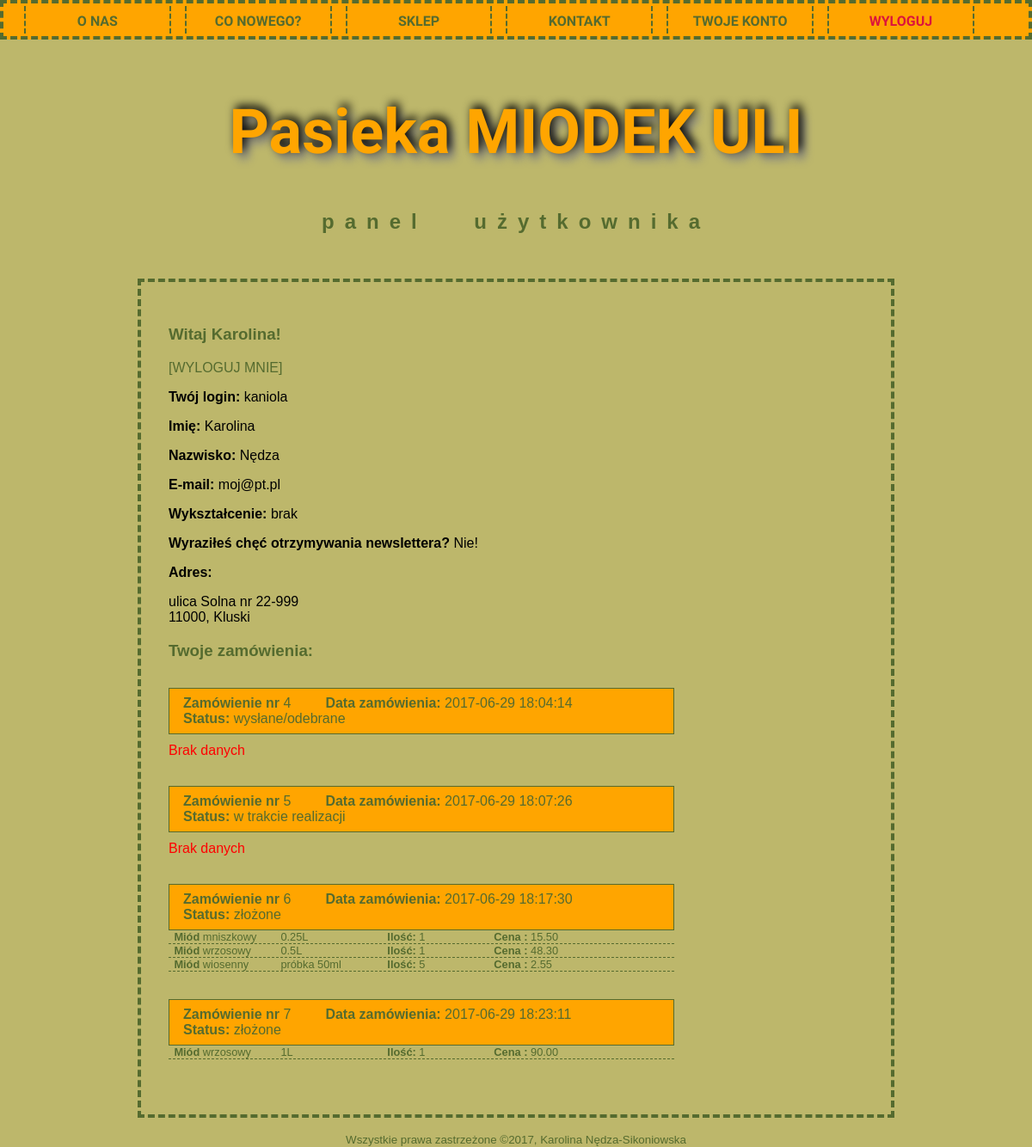
Page /user_start.php (signed in) on the committed database.
### tables this page shows
CREATE TABLE `zamowienie` (
  `id_zamowienie` int(11) NOT NULL,
  `klient` varchar(30) NOT NULL,
  `data_zamowienia` timestamp NOT NULL DEFAULT CURRENT_TIMESTAMP,
  `status` tinyint(4) NOT NULL,
  `ostatnia_aktualizacja` timestamp NOT NULL DEFAULT CURRENT_TIMESTAMP ON UPDATE CURRENT_TIMESTAMP,
  `adres_dostawy` smallint(5) UNSIGNED NOT NULL,
  `rodzaj_dostawy` tinyint(3) UNSIGNED NOT NULL
);

CREATE TABLE `status` (
  `id_status` smallint(6) NOT NULL,
  `nazwa` varchar(30) NOT NULL
);

CREATE TABLE `miody` (
  `id_miod` tinyint(4) NOT NULL,
  `nazwa_m` varchar(50) NOT NULL,
  `opis_m` text NOT NULL
);

CREATE TABLE `pojemnosc` (
  `id_poj` int(11) NOT NULL,
  `nazwa_poj` varchar(11) NOT NULL
);

CREATE TABLE `tresc_zamowienia` (
  `id_tz` int(11) NOT NULL,
  `towar` smallint(6) NOT NULL,
  `ilosc` smallint(6) NOT NULL,
  `id_zamowienia` int(11) NOT NULL,
  `cenajednostkowa` decimal(5,2) NOT NULL
);

### user_start.php (the view, shortened to what this page needs)
<?php
	require "funkcje_sklep.php";
?>
	<!DOCTYPE HTML>
<html lang="pl-PL">
<head>
	<link rel="stylesheet" href="styl1.css" type="text/css">
</head>
<body>
<div id="top"><nav>
	<div class="nav"><a href="index.php">o nas</a></div>
    <div class="nav"><a href="news.php">co nowego?</a></div>
    <div class="nav"><a href="sklep.php">sklep</a></div>
	<div class="nav"><a href="kontakt.php">kontakt</a></div>
    <?php
	if (isset($_SESSION['zalogowany'])&&$_SESSION['zalogowany']==true)
	{
		echo '<div class="nav"><a href="user_start.php">twoje konto</a></div>';
	}
	else
	{
		echo '<div class="nav"><a href="register.php">rejestracja</a></div>';
	}
	?>
	<?php
	if (isset($_SESSION['zalogowany'])&&$_SESSION['zalogowany']==true)
	{
		echo '<div class="nav"><a href="logout.php"><span style="color:crimson;">wyloguj</span></a></div>';
	}
	else
	{
		echo '<div class="nav"><a href="login.php"><span style="color:crimson;">zaloguj</span></a></div>';
	}
	?>
</nav></div>
 <div id="logo">
	<h1>Pasieka MIODEK ULI</h1>
	<h2>panel użytkownika</h2>
 </div>
 <div id="main">
	<div id="maincontent">
<?php
		echo "<h3>Witaj ".$_SESSION['imie']."!</h3>";
		echo '<div id="logout">[<a href="logout.php">WYLOGUJ MNIE</a>]</div>';
		echo "<p><strong>Twój login: </strong>".$_SESSION['login']."</p>";
		echo "<p><strong>Imię: </strong>".$_SESSION['imie']."</p>";
		echo "<p><strong>Nazwisko: </strong>".$_SESSION['nazwisko']."</p>";
		echo "<p><strong>E-mail: </strong>".$_SESSION['email']."</p>";
		echo "<p><strong>Wykształcenie: </strong>".$_SESSION['edu']."</p>";
		echo "<p><strong>Wyraziłeś chęć otrzymywania newslettera?  </strong>";
			if($_SESSION['zgoda_news']==0)
				echo "Nie!</p>";
			else if ($_SESSION['zgoda_news']==1)
				echo 'Tak :)'."</p>";
			else echo "wystąpił jakiś błąd</p>";
		echo "<p><strong>Adres: </strong></p>";
		echo "<p>ulica ".$_SESSION['ulica']." nr ".$_SESSION['nrdomu']."<br>".
				$_SESSION['kodpocztowy'].", ".$_SESSION['miejscowosc']."</p>";
		echo "<h3>Twoje zamówienia:</h3>";
		$zamowienia = zamowienia($_SESSION['login']);
		foreach($zamowienia as $row)
		{
			echo "<div class=\"zamowienie\">";
			echo "<div class =\"zam\"><strong>Zamówienie nr </strong>".$row['id_zamowienie']."</div>";
			echo "<div class =\"zam\"><strong>Data zamówienia:</strong> ".$row['data_zamowienia']."</div>";
			echo "<div class =\"zam\"><strong>Status:</strong> ".$row['nazwa']."</div>";
			echo "</div>";
			$szczegolyzamowienia = szczegolyzamowienia($row['id_zamowienie']);
			foreach($szczegolyzamowienia as $rekord)
			{
				echo "<div class=\"szczegoly\">";
				echo "<div class =\"s\"><strong>Miód </strong>".$rekord['nazwa_m']."</div>";
				echo "<div class =\"s\"> ".$rekord['nazwa_poj']."</div>";
				echo "<div class =\"s\"><strong>Ilość:</strong> ".$rekord['ilosc']."</div>";
				echo "<div class =\"s\"><strong>Cena :</strong> ".$rekord['cenajednostkowa']."</div>";
				echo "</div>";
			}
		}
?>
</div>
</div>
<footer>
	 <small>Wszystkie prawa zastrzeżone &copy;2017, <a href="mailto:karolcia999@gmail.com">Karolina Nędza-Sikoniowska</a></small>
</footer>
</body>
</html>
</body>
</html>

### funkcje_sklep.php (shortened to what this page needs)
<?php
function zamowienia($user)
{
				try
				{
					$connection = polacz();
					if($connection->connect_errno!=0)
					{
						throw new Exception(mysqli_connect_errno());
					}
					else
					{
						$query = "SELECT Z.id_zamowienie, Z.data_zamowienia, S.nazwa
						FROM zamowienie AS Z, status AS S
						WHERE Z.status = S.id_status AND Z.klient = '$user';";
						$result = $connection->query($query);
						if(!$result) throw new Exception($connection->error);
						else
						{
							$num_of_prod =$result->num_rows;
						}
						return $result;
					}
				}
				catch(Exception $err)
				{
					blad($err);
				}
}
function szczegolyzamowienia($nr)
{
				try
				{
					$connection = polacz();
					if($connection->connect_errno!=0)
					{
						throw new Exception(mysqli_connect_errno());
					}
					else
					{
						$query  = "SELECT M.nazwa_m, TZ.cenajednostkowa, POJ.nazwa_poj, TZ.ilosc, TZ.id_zamowienia
						FROM zamowienie AS Z, tresc_zamowienia AS TZ, miod_poj AS MP, miody AS M, pojemnosc AS POJ
						WHERE TZ.id_zamowienia = Z.id_zamowienie AND TZ.towar = MP.id_mp AND MP.rodzaj = M.id_miod AND MP.pojemnosc = POJ.id_poj AND TZ.id_zamowienia = '".$nr."'";
						$result = $connection->query($query);
						if(!$result) throw new Exception($connection->error);
						else
						{
							$num_of_prod =$result->num_rows;
							if ($num_of_prod == 0)
							{
								echo '<p class="error">Brak danych</p>';
							}
						}
						return $result;
					}
				}
				catch(Exception $err)
				{
					blad($err);
				}
}
?>

### styl1.css (style rules this page uses)
body { background-color: darkkhaki; font-size: medium; font-family: Calibri, sans-serif; margin: 0 !important; }
nav { width: auto; padding: 0.2em 1em; font-family: 'Cabin Sketch', cursive; font-size: 1em; font-weight: bold; text-transform: uppercase; text-align: center; color: darkolivegreen; background-color: orange; list-style-type: none; border: 4px dashed; margin-left: auto; margin-right: auto; }
.nav { float: left; margin-left: 0.5em; margin-right: 0.5em; padding: 0.5em 0.5em; margin-top: 0; border-right: 2px dashed; border-left: 2px dashed; background-color: orange; min-width: 13% ; height:1em; }
#top { margin-left: auto; margin-right: auto; }
#logo { padding: 1em 0; border: 0px; margin-right: auto; margin-left: auto; }
#main { width: 70%; padding-right: 0em; padding-left: 2em; padding-top: 2em; padding-bottom: 4em; margin-right: auto; margin-left: auto; margin-top: 1em; margin-bottom: 1em; color: darkolivegreen; text-align: justify; border: 4px dashed; }
#maincontent { float: left; width: auto; max-width: 70%; }
footer { clear: both; text-align: center; color: darkolivegreen; }
h1 { color: orange; font-family: 'Cabin Sketch', cursive; font-size: 4.5em; text-align: center; text-shadow: .05em -.05em 0.15em black, .1em .1em 0.15em gray; }
h2 { word-spacing: 1.5em; letter-spacing: 0.5em; text-align: center; color: darkolivegreen; }
p { color: black; }
a { text-decoration: none; color: darkolivegreen; }
.zam { padding-left: 0.5em; padding-right:2em; float: left; }
.zamowienie { padding: 0.5em; margin-top: 2em; background-color: orange; border-style: solid; border-width: 1px; }
.s { padding-left: 0.5em; width: 20%; font-size:0.8em; float: left; }
.szczegoly { border-bottom-style: dashed; border-width:0.5px; margin-left: auto; margin-right: auto; }
.error { color: red !important; margin-top: 10px; margin-bottom: 10px; }

### rows in the picture
zamowienie: id_zamowienie "4", data_zamowienia "2017-06-29 18:04:14", status.nazwa "wysłane/odebrane", shows "Brak danych"
zamowienie: id_zamowienie "5", data_zamowienia "2017-06-29 18:07:26", status.nazwa "w trakcie realizacji", shows "Brak danych"
zamowienie: id_zamowienie "6", data_zamowienia "2017-06-29 18:17:30", status.nazwa "złożone"
miody: nazwa_m "mniszkowy", pojemnosc.nazwa_poj "0.25L", tresc_zamowienia.ilosc "1", tresc_zamowienia.cenajednostkowa "15.50"
miody: nazwa_m "wrzosowy", pojemnosc.nazwa_poj "0.5L", tresc_zamowienia.ilosc "1", tresc_zamowienia.cenajednostkowa "48.30", pojemnosc.nazwa_poj "1L", tresc_zamowienia.cenajednostkowa "90.00"
miody: nazwa_m "wiosenny", pojemnosc.nazwa_poj "próbka 50ml", tresc_zamowienia.ilosc "5", tresc_zamowienia.cenajednostkowa "2.55"
zamowienie: id_zamowienie "7", data_zamowienia "2017-06-29 18:23:11", status.nazwa "złożone"

### other values in the picture
$_SESSION['imie'] "Karolina"
$_SESSION['login'] "kaniola"
$_SESSION['nazwisko'] "Nędza"
$_SESSION['email'] "moj@pt.pl"
$_SESSION['edu'] "brak"
$_SESSION['ulica'] "Solna"
$_SESSION['nrdomu'] "22-999"
$_SESSION['kodpocztowy'] "11000"
$_SESSION['miejscowosc'] "Kluski"
